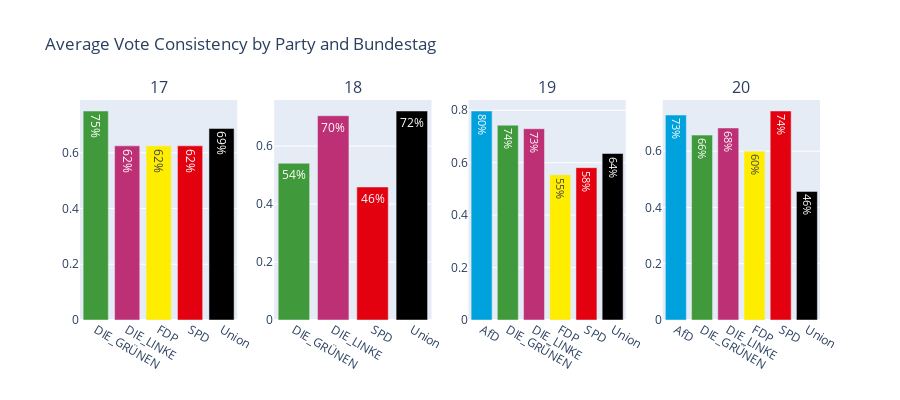

The cell this chart's notebook holds for it:
### Code cell
import plotly.graph_objects as go
from plotly.subplots import make_subplots

grouped = (
    predictions
    .groupby(["bundestag", "party"])["vote_correct"]
    .mean()
    .reset_index()
)

bundestags = grouped["bundestag"].unique()
n_cols = len(bundestags)

fig = make_subplots(rows=1, cols=n_cols, subplot_titles=[str(b) for b in bundestags])

for i, bundestag in enumerate(bundestags, start=1):
    df_sub = grouped[grouped["bundestag"] == bundestag]
    fig.add_trace(
        go.Bar(
            x=df_sub["party"],
            y=df_sub["vote_correct"],
            marker_color=[color_map.get(p, "#cccccc") for p in df_sub["party"]],
            text=[f"{v:.0%}" for v in df_sub["vote_correct"]],
        ),
        row=1,
        col=i
    )

fig.update_layout(
    title_text="Average Vote Consistency by Party and Bundestag",
    showlegend=False,
    height=400
)

fig.show()

### Figure 1 — Plotly figure (JSON) as saved in the notebook; plotly's stock layout.template omitted (floating-point values rounded to 4 significant figures)
{"data": [{"marker": {"color": ["#409A3C", "#BE3075", "#FFED00", "#E3000F", "#000000"]}, "text": ["75%", "62%", "62%", "62%", "69%"], "type": "bar", "x": ["DIE_GRÜNEN", "DIE_LINKE", "FDP", "SPD", "Union"], "xaxis": "x", "y": [0.75, 0.625, 0.625, 0.625, 0.6875], "yaxis": "y"}, {"marker": {"color": ["#409A3C", "#BE3075", "#E3000F", "#000000"]}, "text": ["54%", "70%", "46%", "72%"], "type": "bar", "x": ["DIE_GRÜNEN", "DIE_LINKE", "SPD", "Union"], "xaxis": "x2", "y": [0.541, 0.7049, 0.459, 0.7213], "yaxis": "y2"}, {"marker": {"color": ["#00A2DE", "#409A3C", "#BE3075", "#FFED00", "#E3000F", "#000000"]}, "text": ["80%", "74%", "73%", "55%", "58%", "64%"], "type": "bar", "x": ["AfD", "DIE_GRÜNEN", "DIE_LINKE", "FDP", "SPD", "Union"], "xaxis": "x3", "y": [0.7973, 0.7432, 0.7297, 0.5541, 0.5811, 0.6351], "yaxis": "y3"}, {"marker": {"color": ["#00A2DE", "#409A3C", "#BE3075", "#FFED00", "#E3000F", "#000000"]}, "text": ["73%", "66%", "68%", "60%", "74%", "46%"], "type": "bar", "x": ["AfD", "DIE_GRÜNEN", "DIE_LINKE", "FDP", "SPD", "Union"], "xaxis": "x4", "y": [0.7286, 0.6571, 0.6825, 0.6, 0.7429, 0.4571], "yaxis": "y4"}], "layout": {"annotations": [{"font": {"size": 16}, "showarrow": false, "text": "17", "x": 0.1062, "xanchor": "center", "xref": "paper", "y": 1, "yanchor": "bottom", "yref": "paper"}, {"font": {"size": 16}, "showarrow": false, "text": "18", "x": 0.3688, "xanchor": "center", "xref": "paper", "y": 1, "yanchor": "bottom", "yref": "paper"}, {"font": {"size": 16}, "showarrow": false, "text": "19", "x": 0.6313, "xanchor": "center", "xref": "paper", "y": 1, "yanchor": "bottom", "yref": "paper"}, {"font": {"size": 16}, "showarrow": false, "text": "20", "x": 0.8938, "xanchor": "center", "xref": "paper", "y": 1, "yanchor": "bottom", "yref": "paper"}], "height": 400, "showlegend": false, "title": {"text": "Average Vote Consistency by Party and Bundestag"}, "xaxis": {"anchor": "y", "domain": [0, 0.2125]}, "xaxis2": {"anchor": "y2", "domain": [0.2625, 0.475]}, "xaxis3": {"anchor": "y3", "domain": [0.525, 0.7375]}, "xaxis4": {"anchor": "y4", "domain": [0.7875, 1]}, "yaxis": {"anchor": "x", "domain": [0, 1]}, "yaxis2": {"anchor": "x2", "domain": [0, 1]}, "yaxis3": {"anchor": "x3", "domain": [0, 1]}, "yaxis4": {"anchor": "x4", "domain": [0, 1]}}}
